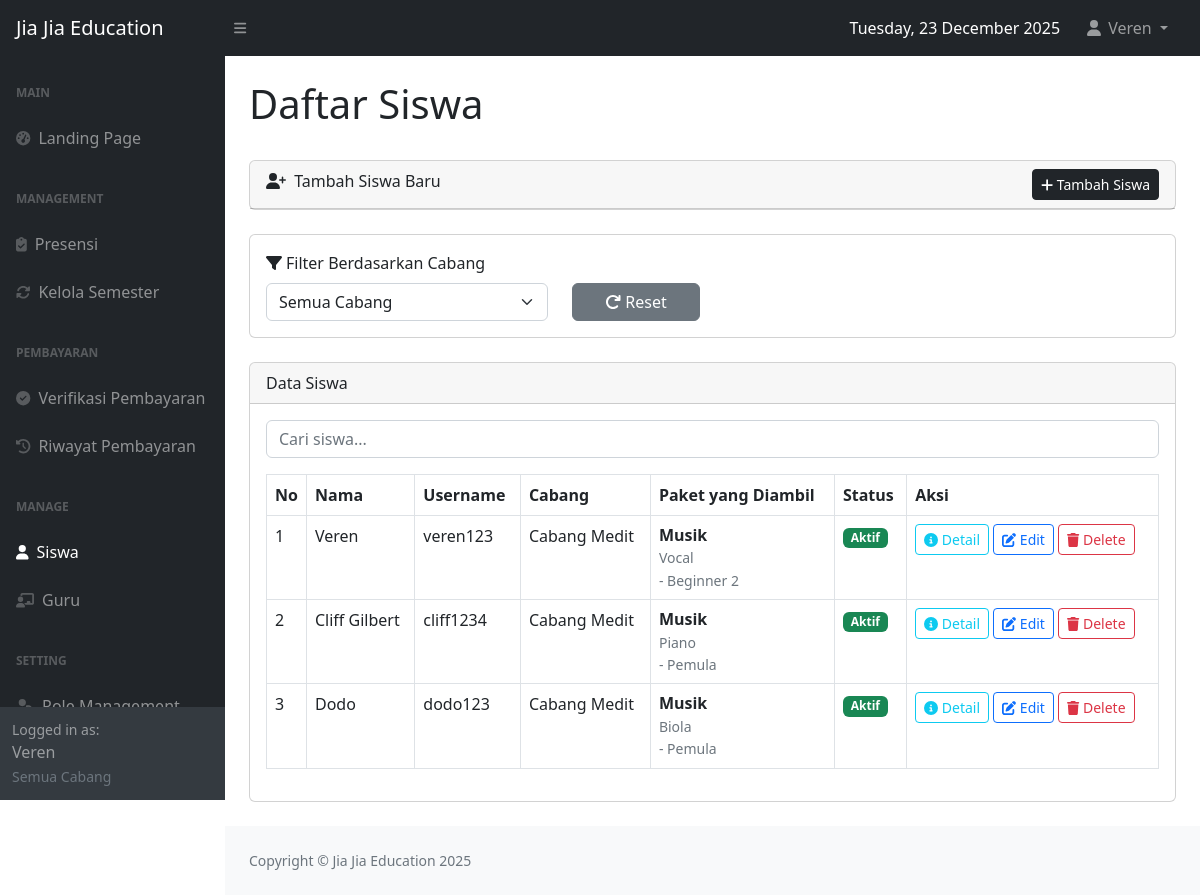
The app's page /siswa.php?error=invalid_id (signed in) with its own data.
### tables this page shows
CREATE TABLE `siswa` (
  `siswa_id` int(11) NOT NULL,
  `name` varchar(255) NOT NULL,
  `username` varchar(50) DEFAULT NULL,
  `password` varchar(255) DEFAULT NULL,
  `jenis_kelamin` enum('P','L') NOT NULL,
  `tanggal_lahir` date NOT NULL,
  `cabang_id` int(11) NOT NULL,
  `asal_sekolah` varchar(255) NOT NULL,
  `nama_orangtua` varchar(100) DEFAULT NULL,
  `no_telp` varchar(20) DEFAULT NULL,
  `status` enum('aktif','nonaktif','cuti') NOT NULL,
  `created_at` datetime NOT NULL
);

CREATE TABLE `cabang` (
  `cabang_id` int(11) NOT NULL,
  `nama_cabang` varchar(100) NOT NULL
);

### check_login.php (called while the page is built, shortened)
<?php
function getUserFullName() {
    return $_SESSION['full_name'] ?? 'User';
}
?>

### siswa.php (the view, shortened to what this page needs)
<?php
require 'check_login.php';
require_once 'generate_jadwal_semester.php';
require 'config.php';
$current_user_name = getUserFullName();
$current_user_role_id = $_SESSION['role_id'];
$current_user_cabang_name = $_SESSION['cabang_name'] ?? 'Semua Cabang';
try {
    if ($current_user_role_id == 1) {
        $stmt = $conn->prepare("SELECT s.siswa_id, s.name, s.username, s.jenis_kelamin, s.tanggal_lahir,
                        s.cabang_id, s.asal_sekolah, s.status,
                        s.nama_orangtua, s.no_telp, s.created_at,
                        c.nama_cabang as cabang_name,
                        GROUP_CONCAT(DISTINCT jl.name SEPARATOR ', ') as nama_jenisles,
                        GROUP_CONCAT(DISTINCT tl.name SEPARATOR ', ') as nama_tipe,
                        GROUP_CONCAT(DISTINCT jt.nama_jenistingkat SEPARATOR ', ') as nama_jenistingkat,
                        GROUP_CONCAT(DISTINCT d.datales_id) as datales_ids
                        FROM siswa s
                        LEFT JOIN cabang c ON s.cabang_id = c.cabang_id
                        LEFT JOIN siswa_datales sd ON s.siswa_id = sd.siswa_id
                            AND sd.status = 'aktif'
                            AND sd.is_history = 0
                        LEFT JOIN datales d ON sd.datales_id = d.datales_id
                        LEFT JOIN jenistingkat jt ON d.jenistingkat_id = jt.jenistingkat_id
                        LEFT JOIN tipeles tl ON jt.tipeles_id = tl.tipeles_id
                        LEFT JOIN jenisles jl ON tl.jenisles_id = jl.jenisles_id
                        GROUP BY s.siswa_id
                        ORDER BY s.created_at DESC");
        $stmt->execute();
    }
    $siswa_result = $stmt->get_result();
    $siswa_data = [];
    while ($row = $siswa_result->fetch_assoc()) {
        $siswa_data[] = $row;
    }
} catch (Exception $e) {
    error_log("Database error: " . $e->getMessage());
    $message = 'Gagal memuat data. Silakan refresh halaman.';
    $message_type = 'danger';
    $siswa_data = [];
}
?>
<!DOCTYPE html>
<html lang="en">
    <head>
        <link href="css/styles.css" rel="stylesheet" />
    </head>
    <body class="sb-nav-fixed">
        <nav class="sb-topnav navbar navbar-expand navbar-dark bg-dark">
            <a class="navbar-brand ps-3" href="index.php">Jia Jia Education</a>
            <button class="btn btn-link btn-sm order-1 order-lg-0 me-4 me-lg-0" id="sidebarToggle"><i class="fas fa-bars"></i></button>
            <ul class="navbar-nav ms-auto ms-md-0 me-3 me-lg-4">
                <li class="nav-item d-none d-md-flex align-items-center me-3">
                    <span class="text-white">
                        <?php
                        echo strftime("%A, %d %B %Y");
                        ?>
                    </span>
                </li>
                <li class="nav-item dropdown">
                    <a class="nav-link dropdown-toggle" id="navbarDropdown" href="#" role="button" data-bs-toggle="dropdown" aria-expanded="false">
                        <i class="fas fa-user fa-fw"></i> <?php echo htmlspecialchars($current_user_name); ?>
                    </a>
                 </li>
            </ul>
        </nav>
        <div id="layoutSidenav">
            <div id="layoutSidenav_nav">
                <nav class="sb-sidenav accordion sb-sidenav-dark">
                    <div class="sb-sidenav-menu">
                        <div class="nav">
                            <div class="sb-sidenav-menu-heading">Main</div>
                            <a class="nav-link" href="index.php">
                                <div class="sb-nav-link-icon"><i class="fas fa-tachometer-alt"></i></div>
                                Landing Page
                            </a>
                            <div class="sb-sidenav-menu-heading">Management</div>
                            <a class="nav-link" href="absensi.php">
                                <div class="sb-nav-link-icon"><i class="fas fa-clipboard-check"></i></div>
                                Presensi
                            </a>
                             <a class="nav-link" href="kelola_semester.php">
                                <div class="sb-nav-link-icon"><i class="fas fa-sync-alt"></i></div>
                                Kelola Semester
                            </a>
                            <?php if ($current_user_role_id == 1): ?>
                            <div class="sb-sidenav-menu-heading">Pembayaran</div>
                            <a class="nav-link" href="verifikasi_pembayaran.php">
                                <div class="sb-nav-link-icon"><i class="fas fa-check-circle"></i></div>
                                Verifikasi Pembayaran
                            </a>
                            <a class="nav-link" href="riwayat_pembayaran.php">
                                <div class="sb-nav-link-icon"><i class="fas fa-history"></i></div>
                                Riwayat Pembayaran
                            </a>
                            <?php endif; ?>
                            <div class="sb-sidenav-menu-heading">Manage</div>
                            <a class="nav-link active" href="siswa.php">
                                <div class="sb-nav-link-icon"><i class="fas fa-user"></i></div>
                                Siswa
                            </a>
                            <?php if ($current_user_role_id == 1): ?>
                            <a class="nav-link" href="guru.php">
                                <div class="sb-nav-link-icon"><i class="fas fa-chalkboard-teacher"></i></div>
                                Guru
                            </a>
                            <?php endif; ?>
                            <div class="sb-sidenav-menu-heading">Setting</div>
                            <?php if ($current_user_role_id == 1): ?>
                            <a class="nav-link" href="role.php">
                                <div class="sb-nav-link-icon"><i class="fas fa-user-tag"></i></div>
                                Role Management
                            </a>
                            <?php endif; ?>
                        </div>
                    </div>
                    <div class="sb-sidenav-footer">
                        <div class="small">Logged in as:</div>
                        <?php echo htmlspecialchars($current_user_name); ?><br>
                        <small class="text-muted"><?php echo htmlspecialchars($current_user_cabang_name); ?></small>
                    </div>
                </nav>
            </div>
            <div id="layoutSidenav_content">
                <main>
                    <div class="container-fluid px-4">
                        <h1 class="mt-4">Daftar Siswa</h1>
                        <br>
                        <div class="card mb-4">
                            <div class="card-header">
                                <i class="fas fa-user-plus me-1"></i>
                                Tambah Siswa Baru
                                <?php if ($current_user_role_id <= 2): ?>
                                <a href="tambahsiswa.php" class="btn btn-dark btn-sm float-end">
                                    <i class="fas fa-plus"></i> Tambah Siswa
                                </a>
                                <?php endif; ?>
                            </div>
                        </div>
                        <?php
                        $show_filter = false;
                        if ($current_user_role_id == 1) {
                            $show_filter = true;
                        }
                        ?>
                        <?php if ($show_filter): ?>
                        <div class="card mb-4">
                            <div class="card-body">
                                <div class="row align-items-end">
                                    <div class="col-md-4">
                                        <label class="form-label"><i class="fas fa-filter me-1"></i>Filter Berdasarkan Cabang</label>
                                        <select class="form-select" id="filterCabang">
                                            <option value="">
                                                <?php echo $current_user_role_id == 1 ? 'Semua Cabang' : 'Semua Cabang Saya'; ?>
                                            </option>
                                        </select>
                                    </div>
                                    <div class="col-md-2">
                                        <button class="btn btn-secondary w-100" onclick="resetFilter()">
                                            <i class="fas fa-redo me-1"></i>Reset
                                        </button>
                                    </div>
                                </div>
                            </div>
                        </div>
                        <?php endif; ?>
                        <div class="card mb-4">
                            <div class="card-header">
                                Data Siswa
                            </div>
                            <div class="card-body">
                                <?php if (empty($siswa_data)): ?>
                                    <div class="alert alert-info">
                                        <i class="fas fa-info-circle me-2"></i>
                                        Belum ada data siswa. Klik "Tambah Siswa" untuk menambahkan siswa baru.
                                    </div>
                                <?php else: ?>
                                <div class="mb-3">
                                    <input type="text" id="searchInput" class="form-control" placeholder="Cari siswa...">
                                </div>
                                <div class="table-responsive">
                                    <table class="table table-bordered" id="siswaTable">
                                        <thead>
                                            <tr>
                                                <th width="40">No</th>
                                                <th>Nama</th>
                                                <th>Username</th>
                                                <th>Cabang</th>
                                                <th>Paket yang Diambil</th>
                                                <th>Status</th>
                                                <th>Aksi</th>
                                            </tr>
                                        </thead>
                                        <tbody>
                                            <?php foreach ($siswa_data as $index => $siswa): ?>
                                            <tr data-cabang-id="<?php echo (int)$siswa['cabang_id']; ?>">
                                                <td><?php echo $index + 1; ?></td>
                                                <td><?php echo htmlspecialchars($siswa['name']); ?></td>
                                                <td><?php echo htmlspecialchars($siswa['username'] ?? '-'); ?></td>
                                                <td><?php echo htmlspecialchars($siswa['cabang_name']); ?></td>
                                                <td>
                                                    <?php if (!empty($siswa['nama_jenisles'])): ?>
                                                        <div style="line-height: 1.4;">
                                                            <strong><?php echo htmlspecialchars($siswa['nama_jenisles']); ?></strong><br>
                                                            <small class="text-muted"><?php echo htmlspecialchars($siswa['nama_tipe']); ?></small><br>
                                                            <small class="text-muted">- <?php echo htmlspecialchars($siswa['nama_jenistingkat']); ?></small>
                                                        </div>
                                                    <?php else: ?>
                                                        <span class="text-muted"><em>Belum ada paket</em></span>
                                                    <?php endif; ?>
                                                </td>
                                                <td>
                                                    <span class="badge bg-<?php echo ($siswa['status'] == 'aktif') ? 'success' : ($siswa['status'] == 'cuti' ? 'warning' : 'secondary'); ?>">
                                                        <?php echo htmlspecialchars(ucfirst($siswa['status'])); ?>
                                                    </span>
                                                </td>
                                                <td>
                                                    <?php if ($current_user_role_id <= 2): ?>
                                                    <a href="detailsiswa.php?id=<?php echo (int)$siswa['siswa_id']; ?>" class="btn btn-sm btn-outline-info mb-1" title="Detail">
                                                        <i class="fas fa-info-circle"></i> Detail
                                                    </a>
                                                    <a href="editsiswa.php?id=<?php echo (int)$siswa['siswa_id']; ?>" class="btn btn-sm btn-outline-primary mb-1" title="Edit">
                                                        <i class="fas fa-edit"></i> Edit
                                                    </a>
                                                    <button class="btn btn-sm btn-outline-danger mb-1" onclick="deleteSiswa(<?php echo (int)$siswa['siswa_id']; ?>)" data-bs-toggle="modal" data-bs-target="#deleteSiswaModal" title="Hapus">
                                                        <i class="fas fa-trash"></i> Delete
                                                    </button>
                                                    <?php endif; ?>
                                                </td>
                                            </tr>
                                            <?php endforeach; ?>
                                        </tbody>
                                    </table>
                                </div>
                                <?php endif; ?>
                            </div>
                        </div>
                    </div>
                </main>
                <footer class="py-4 bg-light mt-auto">
                    <div class="container-fluid px-4">
                        <div class="d-flex align-items-center justify-content-between small">
                            <div class="text-muted">Copyright &copy; Jia Jia Education <?php echo date('Y'); ?></div>
                        </div>
                    </div>
                </footer>
            </div>
        </div>
    </body>
</html>

### records on screen
siswa: name "Veren", username "veren123", cabang.nama_cabang "Cabang Medit", nama_jenisles "Musik", nama_tipe "Vocal", nama_jenistingkat "Beginner 2", status "Aktif"
siswa: name "Cliff Gilbert", username "cliff1234", cabang.nama_cabang "Cabang Medit", nama_jenisles "Musik", nama_tipe "Piano", nama_jenistingkat "Pemula", status "Aktif"
siswa: name "Dodo", username "dodo123", cabang.nama_cabang "Cabang Medit", nama_jenisles "Musik", nama_tipe "Biola", nama_jenistingkat "Pemula", status "Aktif"

### other values on screen
strftime("%A, %d %B %Y") "Tuesday, 23 December 2025"
$current_user_name "Veren"
$current_user_cabang_name "Semua Cabang"
